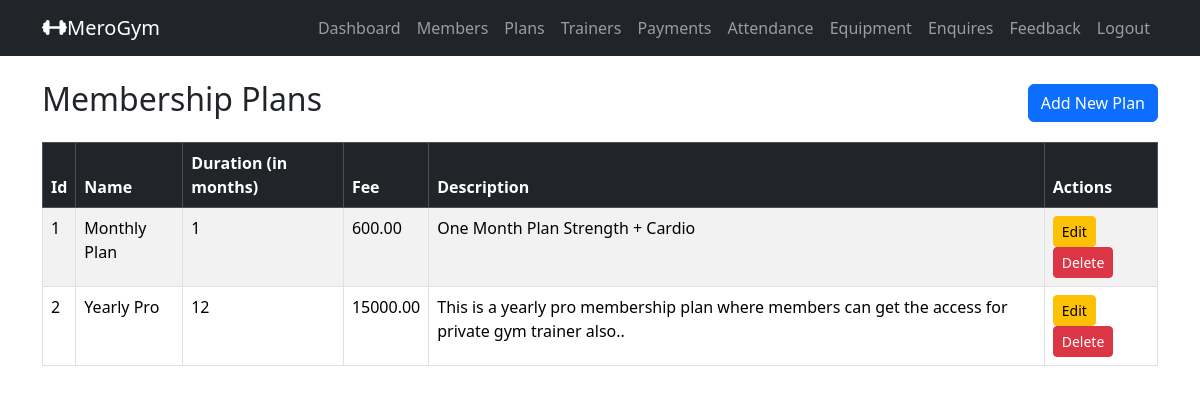
Screenshot of /admin_plans/ (signed in) with the database file from the repository.
### gymapp/models.py (models this page shows, shortened)
class MembershipPlan(models.Model):
    name = models.CharField(max_length=100)
    duration_months = models.PositiveIntegerField()
    fee = models.DecimalField(max_digits=10, decimal_places=2)
    description = models.TextField(blank=True)

### gymapp/views.py (the view)
    def wrapper(request, *args, **kwargs):
        if not request.user.is_authenticated or getattr(request.user, 'role', None) != 'ADMIN':
            messages.error(request, 'You must be logged in as an admin to access this page.')
            return redirect('admin_login')  # Redirect to the admin login page
        return view_func(request, *args, **kwargs)

### gymapp/views.py (called while the page is built)
def admin_required(view_func):
    def wrapper(request, *args, **kwargs):
        if not request.user.is_authenticated or getattr(request.user, 'role', None) != 'ADMIN':
            messages.error(request, 'You must be logged in as an admin to access this page.')
            return redirect('admin_login')  # Redirect to the admin login page
        return view_func(request, *args, **kwargs)
    return wrapper

@admin_required
def admin_plans_list(request):
    plans = MembershipPlan.objects.all().order_by('duration_months') # Fetch all membership plans from the database and order them by duration
    return render(request, 'admin_plans_list.html', {'plans': plans})

### gymapp/templates/admin_plans_list.html (shortened to what this page needs)
{% extends 'base.html' %}
{% block content %}
<div class="d-flex justify-content-between align-items-center mb-3">
    <h2>Membership Plans</h2>
    <a href="{% url 'admin_plan_add' %}" class="btn btn-primary">Add New Plan</a>
</div>
<table class="table table-bordered table-striped">
    <thead class="table-dark">
        <tr>
            <th>Id</th>
            <th>Name</th>
            <th>Duration (in months)</th>
            <th>Fee</th>
            <th>Description</th>
            <th>Actions</th>
        </tr>
    </thead>
    <tbody>
        {% for plan in plans %}
        <tr>
            <td>{{ forloop.counter }}</td>
            <td>{{ plan.name }}</td>
            <td>{{ plan.duration_months}}</td>
            <td>{{ plan.fee }}</td>
            <td>{{ plan.description|default:"No Description" }}</td>
            <td>
                <a href="{% url 'admin_plan_edit' plan.id %}" class="btn btn-sm btn-warning">Edit</a>
                <form method="post" action="{% url 'admin_plan_delete' plan.id %}" style="display:inline;">
                    <button type="submit" class="btn btn-sm btn-danger" onclick="return confirm('Are you sure you want to delete this plan?');">Delete</button>
                </form>
            </td>
        </tr>
        {% empty %}
        <tr>
            <td colspan="6" class="text-center">No plans available.</td>
        </tr>
        {% endfor %}
</table>
{% endblock %}

### rows the page displays
MembershipPlan: name "Monthly Plan", duration_months "1", fee "600.00", description "One Month Plan Strength + Cardio"
MembershipPlan: name "Yearly Pro", duration_months "12", fee "15000.00", description "This is a yearly pro membership plan where members can get the access for private gym trainer also.."
